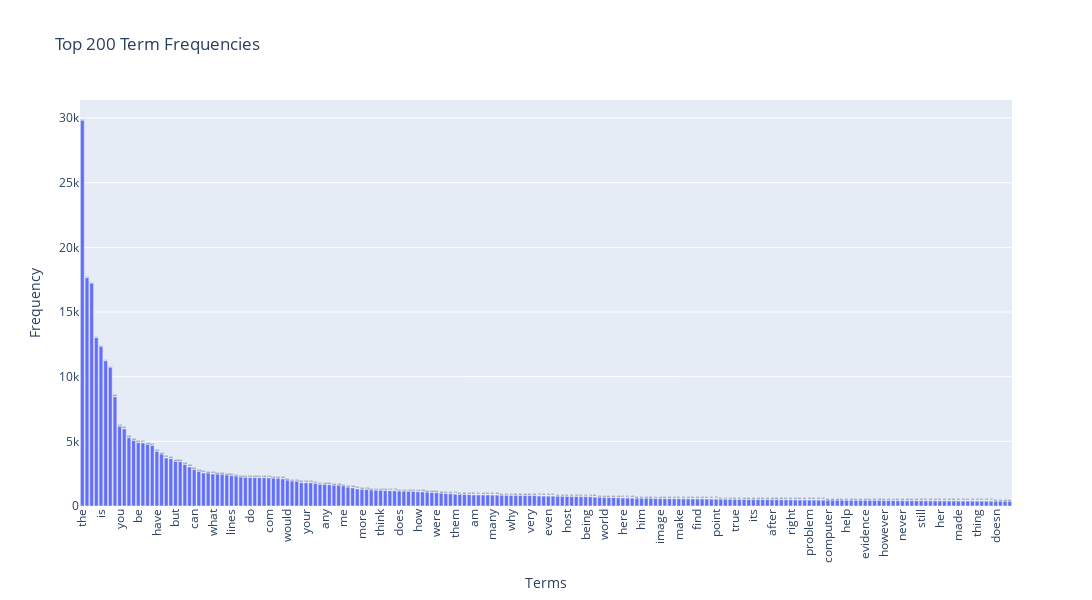

This figure's notebook cell:
### Markdown cell above
### >>> **Exercise 12 (take home):**
If you want a nicer interactive visualization here, I would encourage you try to install and use plotly to achieve this.

### Code cell
# Answer here
import plotly.express as px

term_frequencies = np.asarray(X_counts.sum(axis=0)).flatten()

# get indices of top N terms, sorted descending
top_terms = 200  
top_idx = np.argsort(term_frequencies)[-top_terms:][::-1]

# build dataframe with selected terms
terms = [count_vect.get_feature_names_out()[i] for i in top_idx]
freqs = term_frequencies[top_idx]
df_plot = pd.DataFrame({"term": terms, "frequency": freqs})

fig = px.bar(df_plot, x="term", y="frequency",
             title=f"Top {top_terms} Term Frequencies",
             labels={"term": "Terms", "frequency": "Frequency"},
             text="frequency")

fig.update_layout(xaxis_tickangle=-90, 
                  height=600, 
                  width=5000)

fig.show()

### Figure 1 — Plotly figure (JSON) as saved in the notebook; plotly's stock layout.template omitted (floating-point values rounded to 4 significant figures; data arrays with more than 128 entries replaced by an {"elided": "..."} marker saying what was removed)
{"data": [{"hovertemplate": "Terms=%{x}<br>Frequency=%{text}<extra></extra>", "legendgroup": "", "marker": {"color": "#636efa", "pattern": {"shape": ""}}, "name": "", "orientation": "v", "showlegend": false, "text": {"elided": "200 float values"}, "textposition": "auto", "type": "bar", "x": {"elided": "200 str values"}, "xaxis": "x", "y": {"elided": "200 int values"}, "yaxis": "y"}], "layout": {"barmode": "relative", "height": 600, "legend": {"tracegroupgap": 0}, "title": {"text": "Top 200 Term Frequencies"}, "width": 5000, "xaxis": {"anchor": "y", "domain": [0, 1], "tickangle": -90, "title": {"text": "Terms"}}, "yaxis": {"anchor": "x", "domain": [0, 1], "title": {"text": "Frequency"}}}}
